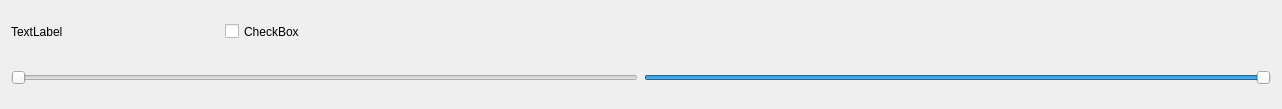
<?xml version="1.0" encoding="UTF-8"?>
<ui version="4.0">
 <class>Span</class>
 <widget class="QWidget" name="Span">
  <property name="geometry">
   <rect>
    <x>0</x>
    <y>0</y>
    <width>1282</width>
    <height>109</height>
   </rect>
  </property>
  <property name="sizePolicy">
   <sizepolicy hsizetype="Expanding" vsizetype="Expanding">
    <horstretch>0</horstretch>
    <verstretch>0</verstretch>
   </sizepolicy>
  </property>
  <property name="windowTitle">
   <string>Form</string>
  </property>
  <layout class="QVBoxLayout" name="verticalLayout">
   <item>
    <layout class="QHBoxLayout" name="horizontalLayout_2">
     <item>
      <widget class="QLabel" name="title">
       <property name="sizePolicy">
        <sizepolicy hsizetype="Expanding" vsizetype="Expanding">
         <horstretch>1</horstretch>
         <verstretch>1</verstretch>
        </sizepolicy>
       </property>
       <property name="text">
        <string>TextLabel</string>
       </property>
      </widget>
     </item>
     <item>
      <widget class="QCheckBox" name="checkBox">
       <property name="sizePolicy">
        <sizepolicy hsizetype="Expanding" vsizetype="Expanding">
         <horstretch>4</horstretch>
         <verstretch>1</verstretch>
        </sizepolicy>
       </property>
       <property name="text">
        <string>CheckBox</string>
       </property>
      </widget>
     </item>
     <item>
      <widget class="QWidget" name="widget" native="true">
       <property name="sizePolicy">
        <sizepolicy hsizetype="Expanding" vsizetype="Expanding">
         <horstretch>1</horstretch>
         <verstretch>1</verstretch>
        </sizepolicy>
       </property>
      </widget>
     </item>
    </layout>
   </item>
   <item>
    <layout class="QHBoxLayout" name="horizontalLayout">
     <item>
      <widget class="QSlider" name="horizontalSlider_UpperBoundary">
       <property name="sizePolicy">
        <sizepolicy hsizetype="Expanding" vsizetype="Expanding">
         <horstretch>0</horstretch>
         <verstretch>0</verstretch>
        </sizepolicy>
       </property>
       <property name="maximum">
        <number>1000</number>
       </property>
       <property name="orientation">
        <enum>Qt::Horizontal</enum>
       </property>
      </widget>
     </item>
     <item>
      <widget class="QSlider" name="horizontalSlider_LowerBoundary">
       <property name="sizePolicy">
        <sizepolicy hsizetype="Expanding" vsizetype="Expanding">
         <horstretch>0</horstretch>
         <verstretch>0</verstretch>
        </sizepolicy>
       </property>
       <property name="maximum">
        <number>1000</number>
       </property>
       <property name="value">
        <number>1000</number>
       </property>
       <property name="orientation">
        <enum>Qt::Horizontal</enum>
       </property>
      </widget>
     </item>
    </layout>
   </item>
  </layout>
 </widget>
 <resources/>
 <connections/>
</ui>
